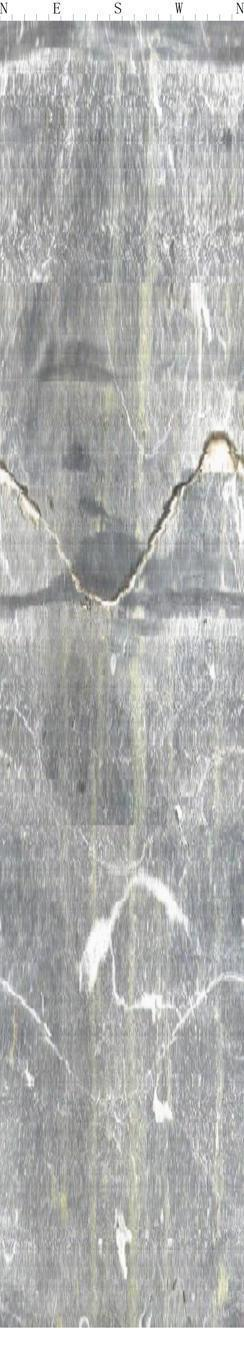
#> input picture dataset/origin/1.jpg, 244 x 1350 px; its folder holds only this picture in this run
$ python pre.py
#> lines starting #> are read from the running program, lines starting #| are printed output that depends on the picture
import cv2
import numpy as np
import os
import json

# -----------------------------
# 1. 配置路径
# -----------------------------
INPUT_ORIGIN_DIR = "dataset/origin/"
INPUT_JSON_DIR = "dataset/json/"
OUTPUT_IMAGE_DIR = "dataset/images_split/"
OUTPUT_MASK_DIR = "dataset/masks_split/"
OUTPUT_MASK1_DIR = "dataset/mask/"

os.makedirs(OUTPUT_MASK1_DIR, exist_ok=True)
os.makedirs(OUTPUT_IMAGE_DIR, exist_ok=True)
os.makedirs(OUTPUT_MASK_DIR, exist_ok=True)

# -----------------------------
# 2. 核心处理函数
# -----------------------------

def preprocess_image(img_path):
    """图像增强：CLAHE + 双边滤波 + 高通滤波"""
#> called with img_path = 'dataset/origin/1.jpg'
    try:
        data = np.fromfile(img_path, dtype=np.uint8)
        img = cv2.imdecode(data, cv2.IMREAD_COLOR)
#> img is the input picture: shape (1350, 244, 3); mean B, G, R 175.2, 176.4, 175.6
        if img is None: return None

        gray = cv2.cvtColor(img, cv2.COLOR_BGR2GRAY)
        clahe = cv2.createCLAHE(clipLimit=3.0, tileGridSize=(8,8))
        enhanced = clahe.apply(gray)
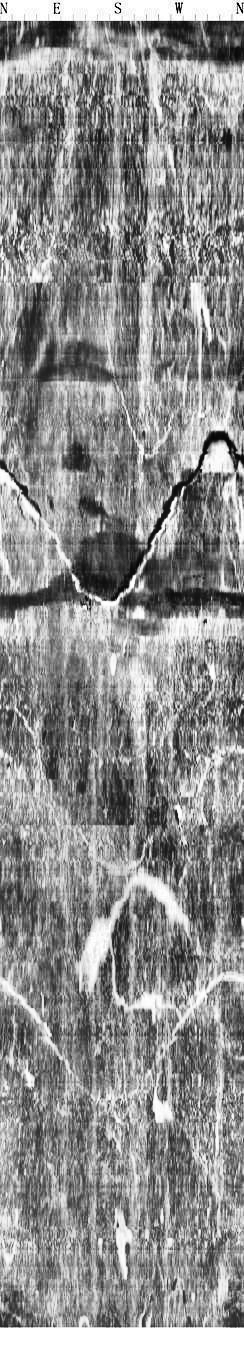
#> enhanced: shape (1350, 244); min 1, max 255, mean 140.1
        bilateral = cv2.bilateralFilter(enhanced, d=9, sigmaColor=75, sigmaSpace=75)
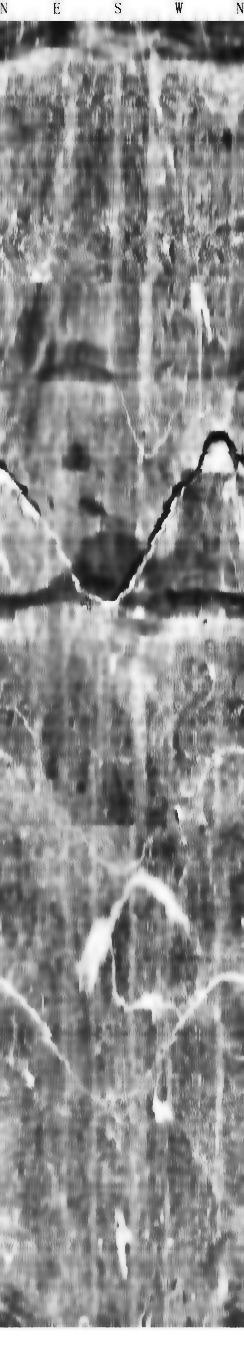
#> bilateral: shape (1350, 244); min 12, max 255, mean 140

        kernel = np.array([[-1,-1,-1], [-1,8,-1], [-1,-1,-1]])
        highpass = cv2.filter2D(bilateral, -1, kernel)
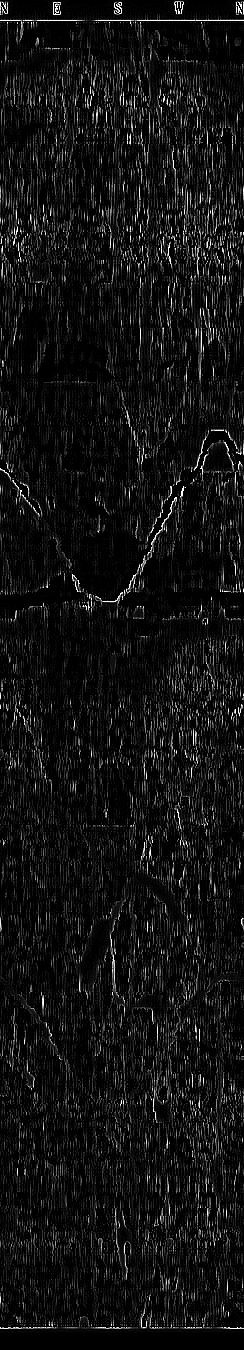
#> highpass: shape (1350, 244); min 0, max 255, mean 18.1
        final = cv2.addWeighted(bilateral, 1.0, highpass, 0.7, 0)
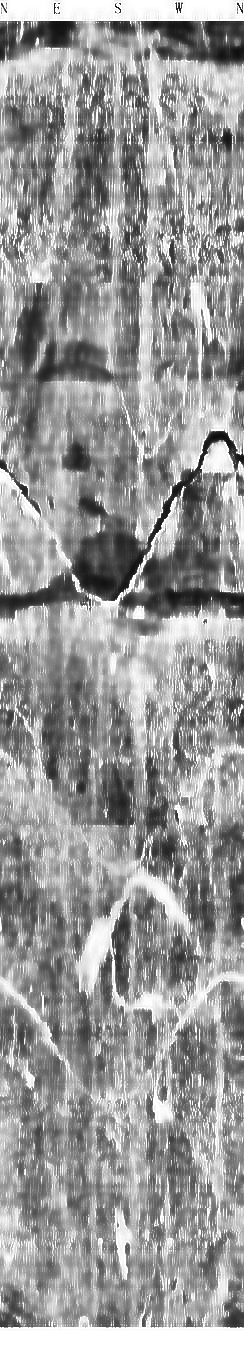
#> final: shape (1350, 244); min 12, max 255, mean 151.3
        return final
    except Exception as e:
        print(f"读取图片出错: {e}")
        return None

def json_to_mask(json_path, img_shape):
    """将数字标签或crack标签统一转为黑色Mask"""
    if not os.path.exists(json_path):
        return None

    with open(json_path, 'r', encoding='utf-8') as f:
        data = json.load(f)

    h, w = data.get('imageHeight', img_shape[0]), data.get('imageWidth', img_shape[1])
    # 初始化白色背景
    mask = np.ones((h, w, 3), dtype=np.uint8) * 255

    found_valid = False
    for shape in data['shapes']:
        label = str(shape.get("label", "")).lower().strip()
        points = np.array(shape["points"], dtype=np.int32)

        # 核心判定：如果是数字，或者是包含crack的字符串，则涂黑
        if label.isdigit() or "crack" in label:
            cv2.fillPoly(mask, [points], (0, 0, 0))
            found_valid = True
        else:
            print(f"  -> 跳过非相关标签: {label}")

    return mask if found_valid else None

def split_and_rotate(img, num_parts=10):
    """循环移位拼接数据增强"""
    h, w = img.shape[:2]
    part_w = w // num_parts
    actual_w = num_parts * part_w
    img_clipped = img[:, :actual_w]

    parts = [img_clipped[:, i*part_w:(i+1)*part_w] for i in range(num_parts)]

    results = []
    for i in range(num_parts):
        new_order = parts[i:] + parts[:i]
        results.append(np.hstack(new_order))
    return results

# -----------------------------
# 3. 主程序
# -----------------------------
image_files = sorted([f for f in os.listdir(INPUT_ORIGIN_DIR) if f.lower().endswith(('.jpg','.png','.jpeg'))])

print(f"🚀 启动增强与同步切分任务，目标图片数: {len(image_files)}")

for filename in image_files:
    name_base = os.path.splitext(filename)[0]
    img_path = os.path.join(INPUT_ORIGIN_DIR, filename)
    json_path = os.path.join(INPUT_JSON_DIR, name_base + ".json")

    # 1. 图像增强
    enhanced_img = preprocess_image(img_path)
    if enhanced_img is None: continue

    # 2. 生成掩码 (包含数字兼容逻辑)
    mask = json_to_mask(json_path, enhanced_img.shape)
    if mask is None:
        print(f"⚠️ 跳过: {filename} (未发现有效数字或crack标签)")
        continue

    # 3. 保存原始图像的掩码到 mask/ 文件夹
    original_mask_path = os.path.join(OUTPUT_MASK1_DIR, name_base + "_mask.png")
    cv2.imwrite(original_mask_path, mask)
    print(f"📌 已保存原始掩码: {name_base}_mask.png")

    # 4. 同步执行循环移位增强
    aug_images = split_and_rotate(enhanced_img, num_parts=10)
    aug_masks = split_and_rotate(mask, num_parts=10)

    # 5. 保存增强后的图像和掩码
    for i, (ri, rm) in enumerate(zip(aug_images, aug_masks), 1):
        save_base = f"{name_base}_aug{i:02d}"
        cv2.imwrite(os.path.join(OUTPUT_IMAGE_DIR, save_base + ".jpg"), ri)
        cv2.imwrite(os.path.join(OUTPUT_MASK_DIR, save_base + ".png"), rm)

    print(f"✅ 完成同步切分: {filename}")

print("\n✨ 处理全部完成！")
print(f"   - 原始掩码已保存到: {OUTPUT_MASK1_DIR}")
print(f"   - 增强掩码已保存到: {OUTPUT_MASK_DIR}")

$ run again, on dataset/origin/4.jpg
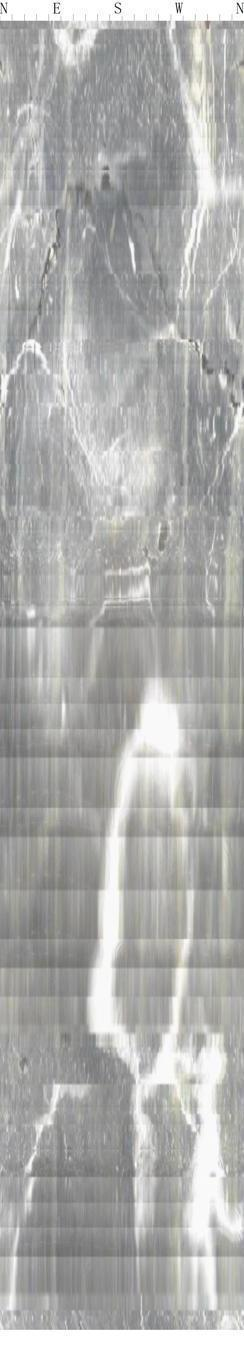
#> input picture dataset/origin/4.jpg, 244 x 1350 px
#> in preprocess_image, img is the input picture: shape (1350, 244, 3); mean B, G, R 171.6, 173.2, 173
#> in preprocess_image, `highpass = cv2.filter2D(bilateral, -1, kernel)`:
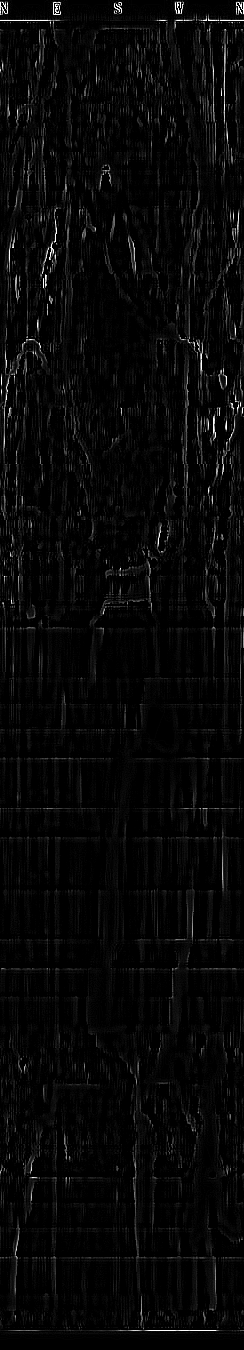
#> highpass: shape (1350, 244); min 0, max 255, mean 7.6
#> in preprocess_image, `final = cv2.addWeighted(bilateral, 1.0, highpass, 0.7, 0)`:
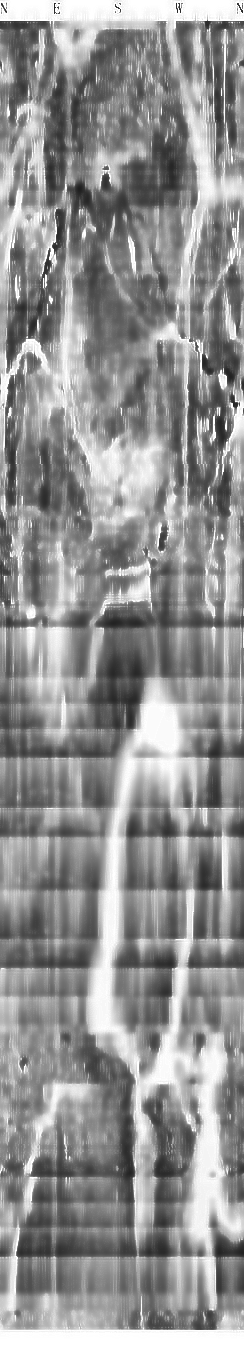
#> final: shape (1350, 244); min 30, max 255, mean 145.4

$ run again, on dataset/origin/5.jpg
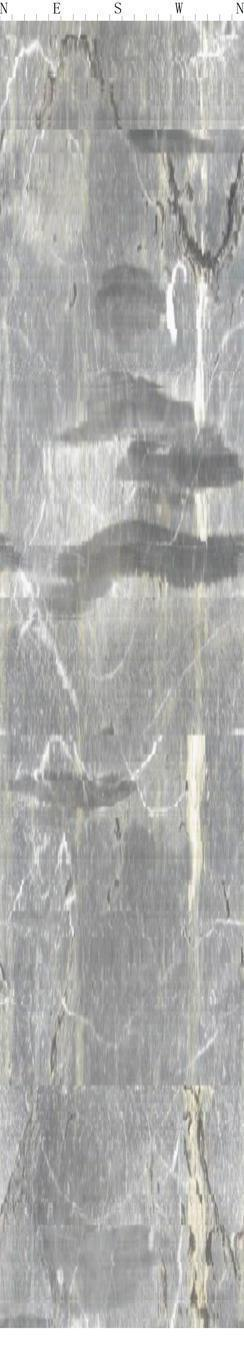
#> input picture dataset/origin/5.jpg, 244 x 1350 px
#> in preprocess_image, img is the input picture: shape (1350, 244, 3); mean B, G, R 171.4, 173.2, 173
#> in preprocess_image, `highpass = cv2.filter2D(bilateral, -1, kernel)`:
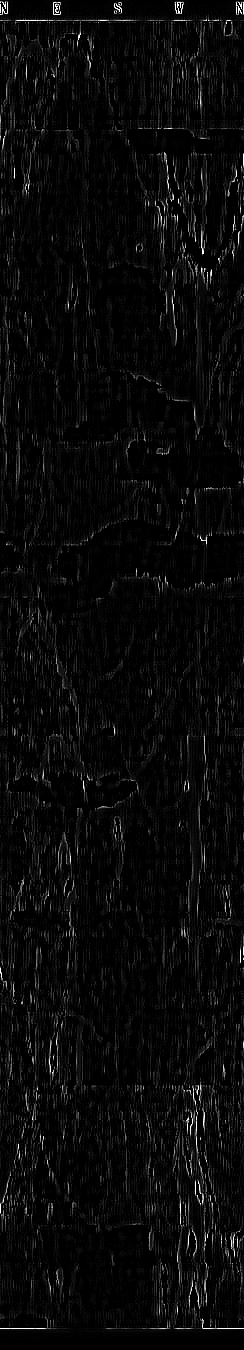
#> highpass: shape (1350, 244); min 0, max 255, mean 9.2
#> in preprocess_image, `final = cv2.addWeighted(bilateral, 1.0, highpass, 0.7, 0)`:
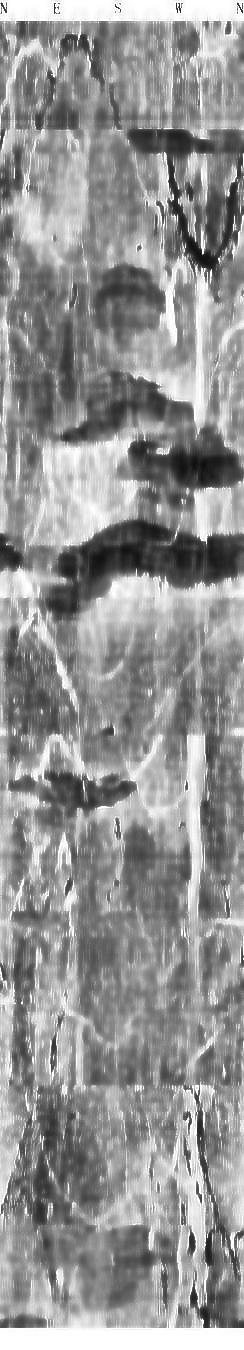
#> final: shape (1350, 244); min 14, max 255, mean 146.8

$ run again, on dataset/origin/6.jpg
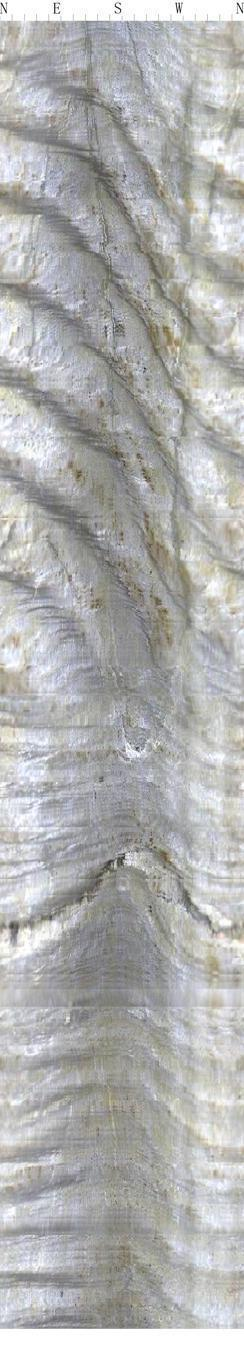
#> input picture dataset/origin/6.jpg, 244 x 1350 px
#> in preprocess_image, img is the input picture: shape (1350, 244, 3); mean B, G, R 175.5, 176.1, 175.9
#> in preprocess_image, `highpass = cv2.filter2D(bilateral, -1, kernel)`:
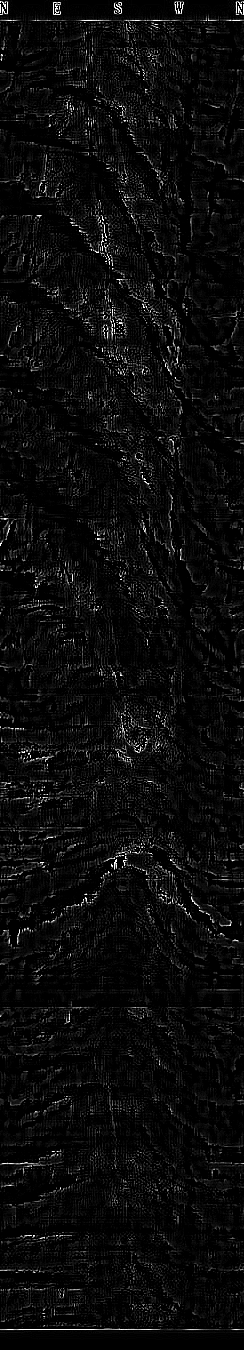
#> highpass: shape (1350, 244); min 0, max 255, mean 11.4
#> in preprocess_image, `final = cv2.addWeighted(bilateral, 1.0, highpass, 0.7, 0)`:
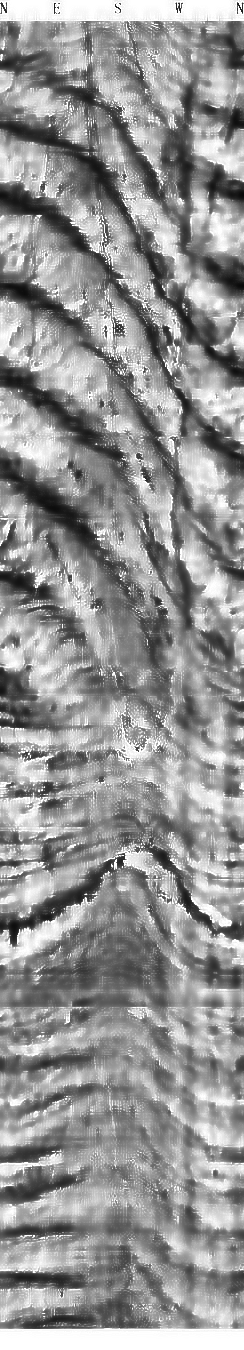
#> final: shape (1350, 244); min 9, max 255, mean 147.6

$ run again, on dataset/origin/10.jpg
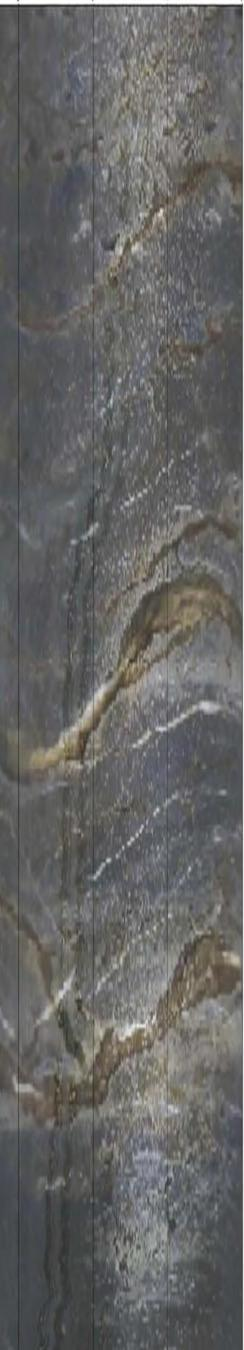
#> input picture dataset/origin/10.jpg, 244 x 1350 px
#> in preprocess_image, img is the input picture: shape (1350, 244, 3); mean B, G, R 99.6, 100.5, 100.8
#> in preprocess_image, `final = cv2.addWeighted(bilateral, 1.0, highpass, 0.7, 0)`:
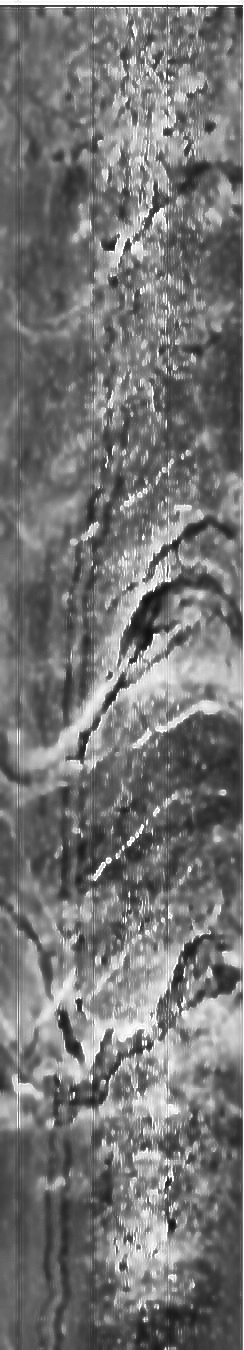
#> final: shape (1350, 244); min 15, max 255, mean 116.8
